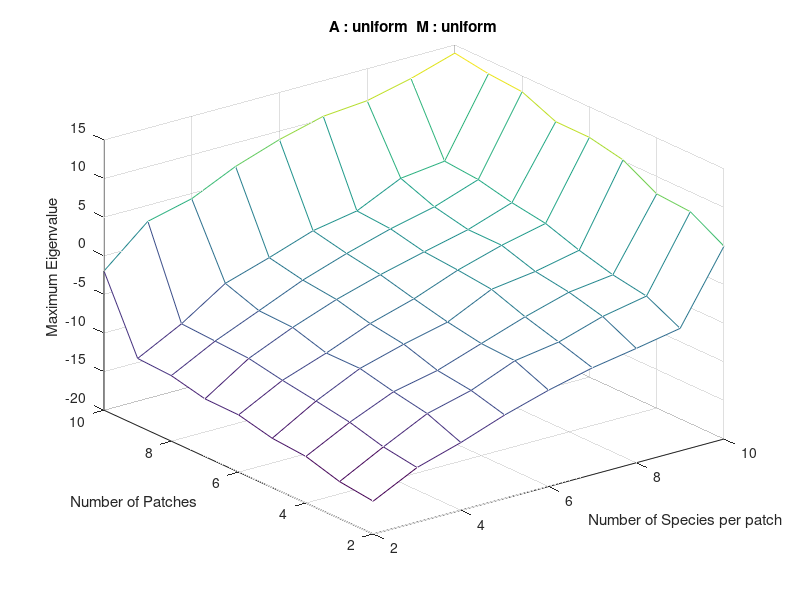

This chart was generated by the following MATLAB code:
clear all;close all;clc;
load('DATA_UNIFORM_UNIFORM_SP_5')
gridSpecies = repmat(species',1,length(patches));
gridPatches = repmat(patches,length(species),1);
mesh(gridSpecies,gridPatches,avgEig)
xlabel('Number of Species per patch')
ylabel('Number of Patches')
title('A : uniform  M : uniform')
zlabel('Maximum Eigenvalue')
% figure
% plot(species,mean(avgEig,2),'linewidth', 2)
% grid on;
% figure
% plot(patches,mean(avgEig,1),'linewidth', 2)
